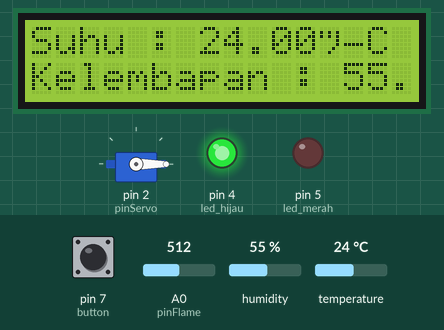
Recording of a sketch running on a simulated Arduino Uno, built with avr-gcc and run on an emulated ATmega328P. Shown: 16×2 character LCD, servo, output pins drawn as LEDs (lit = HIGH). The test bench sets the inputs (shaded band); at power-on: pin 7 (button) LOW, A0 (pinFlame) = 512, humidity 55 %, temperature 24 °C. What the sketch prints to the serial monitor is not drawn.

Above: at 1.2 s.
1.3 s: pin 7 (button) pulled HIGH for 1.55 s
At 3.9 s:
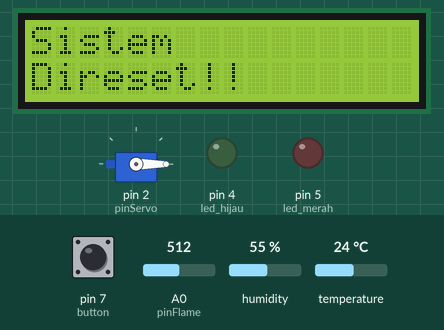
Timing chart, 0 to 24.4 s (numbered marks = the images above; inputs shaded):
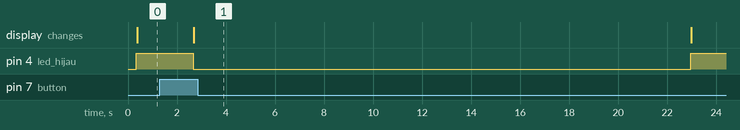

Measured:
- after the input at 1.3 s, pin 4 (led_hijau): HIGH → LOW after 1.4 s, → HIGH 20.3 s later; the display: changes after 1.4 s (image 1)

The sketch:

cekapurum_simplified_lcd_button.ino
```cpp
#include<Adafruit_Sensor.h>
#include<Servo.h>
#include "DHT.h"
#include <LiquidCrystal_I2C.h>
#define DHTTYPE DHT11

DHT dht(13, DHTTYPE);
Servo cekservo;
LiquidCrystal_I2C lcd(0x27, 16, 2);

int button = 7; //diisi sesuai dengan pin
int led_merah = 5;
int led_hijau = 4;
int buzzer = 0;
int pinServo = 2;
int pinFlame = A0;
int f = 0;

void setup() {
  Serial.begin(115200);
  dht.begin();
  lcd.begin();
  cekservo.attach(pinServo);
  cekservo.write(0);
  pinMode(led_merah, OUTPUT);
  pinMode(led_hijau, OUTPUT);
  pinMode(buzzer, OUTPUT);
}

void loop() {
  int buttonState = digitalRead(button);
  f = analogRead(pinFlame);
  float t = dht.readTemperature();
  float h = dht.readHumidity();

  if(isnan(t)){
    Serial.println("Data Nan!");
  } else {
    Serial.print("Tegangan Fire Sensor : ");
    Serial.print(f*(5.0/1023.0));
    Serial.print(" V / ");
    Serial.print("Temp : ");
    Serial.print(t);
    Serial.print("°");
    Serial.print("C / ");
    Serial.print("Hum: ");
    Serial.print(h);
    Serial.print(" %\t");
    delay(250);
  }

  if(f<100 && t>40){
    digitalWrite(led_hijau, LOW);
    digitalWrite(led_merah, HIGH);
    digitalWrite(buzzer, HIGH);
    cekservo.write(90);
    lcd.setCursor(0,0);
    lcd.print("KEBAKARAN !!");
    lcd.setCursor(0,1);
    lcd.print("SELAMATKAN DIRI !!");
    delay(200);
  } else {
    digitalWrite(led_hijau, HIGH);
    digitalWrite(led_merah, LOW);
    digitalWrite(buzzer, LOW);
    cekservo.write(0);
    lcd.setCursor(0,0);
    lcd.print("Suhu : ");
    lcd.print(t);
    lcd.print("°");
    lcd.print("C ");
    lcd.setCursor(0,1);
    lcd.print("Kelembapan : ");
    lcd.print(h);
    lcd.print("%");
    delay(1000);
  }

  if (buttonState==1){
    lcd.clear();
    cekservo.write(0);
    digitalWrite(buzzer, LOW);
    digitalWrite(led_hijau, LOW);
    digitalWrite(led_merah, LOW);
    lcd.setCursor(0,0);
    lcd.print("Sistem");
    lcd.setCursor(0,1);
    lcd.print("Direset!!");
    delay(20000);
  }


}
```
